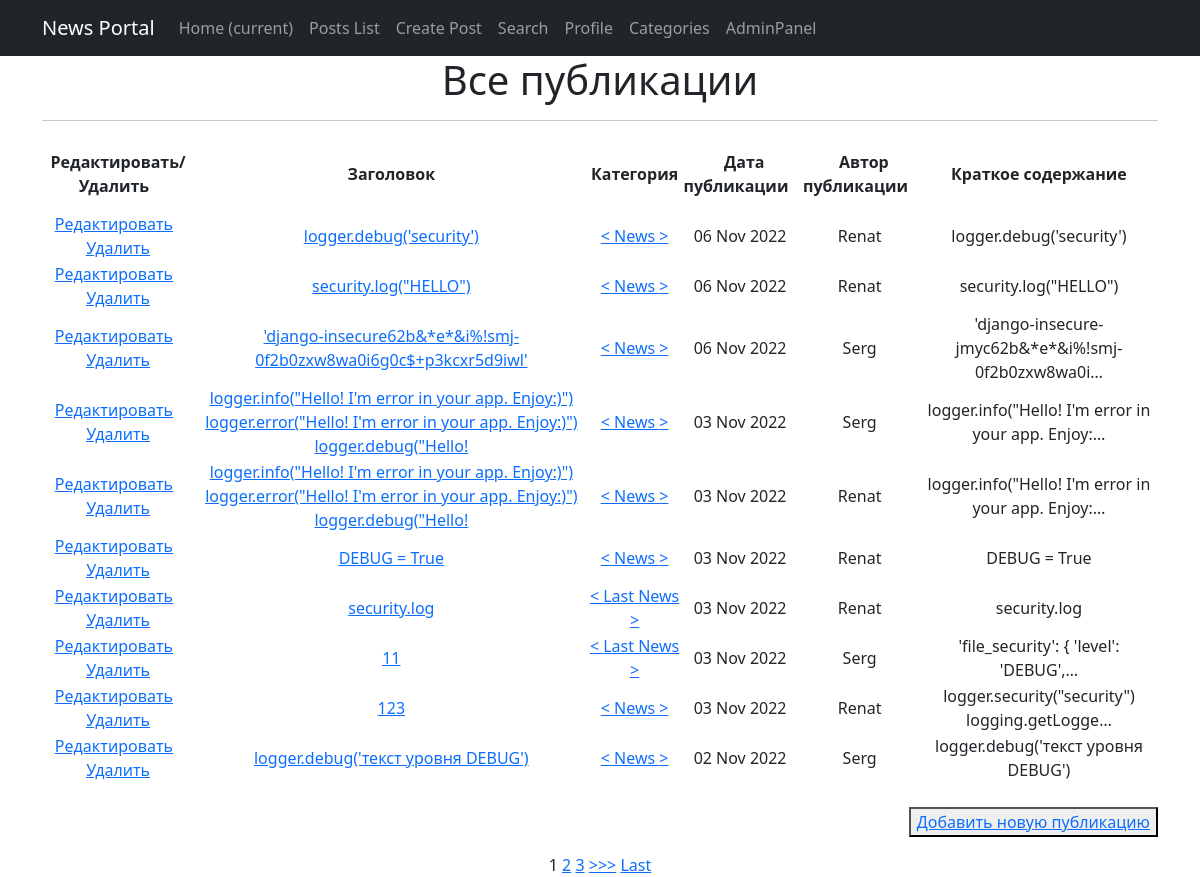
/posts/, run on the app's committed database.
### news/models.py (models this page shows, shortened)
class Post(models.Model):
    article = 'AR'
    news = 'NW'
    kind = [
        (article, 'Статья'),
        (news, 'Новость')
    ]
    author = models.ForeignKey(Author, on_delete=models.CASCADE)
    view = models.CharField(max_length=2, choices=kind, default=article)
    time_of_creation = models.DateTimeField(auto_now_add=True)
    post_category = models.ForeignKey(Category, on_delete=models.CASCADE, verbose_name='Категория(category)')
    title = models.CharField(max_length=128)
    text = models.TextField()
    post_rating = models.IntegerField(default=0)
    class Meta:
        verbose_name = 'Публикация'
        verbose_name_plural = 'Публикации'

class Category(models.Model):
    name = models.CharField(max_length=64, unique=True)
    subscribers = models.ManyToManyField(User, through='CategorySubscribers')
    class Meta:
        verbose_name = 'Категория'
        verbose_name_plural = 'Категории'
    def __str__(self):
        return f'{self.name}'

class Author(models.Model):
    author_user = models.OneToOneField(User, on_delete=models.CASCADE)
    author_rating = models.IntegerField(default=0)
    class Meta:
        verbose_name = 'Автор'
        verbose_name_plural = 'Авторы'
    def __str__(self):
        return f'{self.author_user}'

### news/views.py (the view)
# urls.py: path('', cache_page(60)(PostList.as_view()), name='posts'),  # т. к. сам по себе это класс,
class PostList(ListView):
    model = Post
    template_name = 'news/posts.html'
    context_object_name = 'posts'
    ordering = ['-id']  # задаем последовательность отображения по id
    paginate_by = 10  # задаем кол-во отображаемых объектов на странице

### news/templatetags/custom_filters.py (called while the page is built)
@register.filter(name='censor')
def censor(value):
    censor_list = ['мат']
    text = value.split()
    for word in text:
        if word.lower() in censor_list:
            value = value.replace(word, '[CENSORED]')
    return value

### templates/news/posts.html (shortened to what this page needs)
{% extends 'default.html' %}
{% load custom_filters %}
{% block content %}
  <h1>Все публикации</h1>
  <hr>
  {% if posts %}
      <table>
          <tr>
              <td>
                  <b> Редактировать/Удалить &nbsp  </b>
              </td>
              <td>
                  <b> &nbsp Заголовок &nbsp </b>
              </td>
              <td>
                  <b> &nbsp Категория &nbsp </b>
              </td>
              <td>
                  <b> &nbsp Дата публикации &nbsp </b>
              </td>
              <td>
                  <b> &nbsp Автор публикации &nbsp </b>
              </td>
              <td>
                  <b> &nbsp Краткое содержание &nbsp </b>
              </td>
          </tr>
      {% for post in posts %}
          <tr>
              <td>
                  <a href="{% url 'post_update' post.id %}"><u>Редактировать</u></a>  &nbsp
                  <a href="{% url 'post_delete' post.id %}"><u>Удалить</u></a>
              </td>
              <td>
                  <a href="{% url 'post_detail' post.id %}">{{ post.title|censor }}</a>
              </td>
              <td>
                  <a href="{% url 'category_subscription' post.post_category.id %}"> < {{ post.post_category }} > </a>
              </td>
              <td>
                  {{ post.time_of_creation|date:'d M Y'}}
              </td>
              <td>
                  {{ post.author }}
              </td>
              <td>
                  {{ post.text|truncatechars:50|censor }}
              </td>
          </tr>
      {% endfor %}
      </table>
      <br>
      <p align="right">
          <button><a href="{% url 'post_add' %}">Добавить новую публикацию</a></button> <br>
      </p>
      {% if is_paginated %}
          {% for num in page_obj.paginator.page_range %}
              {% if page_obj.number == num %}
                  <a>{{ num }}</a>
              {% elif num > page_obj.number|add:'-3' and num < page_obj.number|add:'3' %}
                  <a href="?page={{ num }}">{{ num }}</a>
              {% endif %}
          {% endfor %}
          {% if page_obj.has_next %}
              <a href="?page={{ page_obj.next_page_number }}">>>></a>
              <a href="?page={{ page_obj.paginator.num_pages }}">Last</a>
          {% endif %}
      {% endif %}
  {% else %}
      <h2>Публикаций нет!</h2>
  {% endif %}
{% endblock content %}

### templates/default.html (shortened to what this page needs)
<!DOCTYPE html>
<html lang="en">
    <head>
        {% load static %}
        {% load cache %}
        <link href="{% static 'css/styles.css'%}" rel="stylesheet" />
    </head>
    <body>
        {% cache 60 navbar %}
        <nav class="navbar navbar-expand-lg navbar-dark bg-dark static-top">
            <div class="container">
                <a class="navbar-brand" href="#">News Portal</a>
                <div class="collapse navbar-collapse" id="navbarResponsive">
                    <ul class="navbar-nav ml-auto">
                        <li class="nav-item active">
                            <a class="nav-link" href="/">Home
                                <span class="sr-only">(current)</span>
                            </a>
                        </li>
                        <li class="nav-item">
                            <a class="nav-link" href="/posts/">Posts List</a>
                        </li>
                        <li class="nav-item">
                            <a class="nav-link" href="/posts/add/">Create Post</a>
                        </li>
                        <li class="nav-item">
                            <a class="nav-link" href="/posts/search/">Search</a>
                        </li>
                        <li class="nav-item">
                            <a class="nav-link" href="/account/profile/">Profile</a>
                        </li>
                        <li class="nav-item">
                            <a class="nav-link" href="/posts/categories/">Categories</a>
                        </li>
                        <li class="nav-item">
                            <a class="nav-link" href="http://127.0.0.1:8000/admin">AdminPanel</a>
                        </li>
                    </ul>
                </div>
            </div>
        </nav>
        {% endcache %}
        <div class="container">
            <div class="row">
                <div class="col-lg-12 text-center">
                    {% block content %}{% endblock content %}
                </div>
            </div>
        </div>
    </body>
</html>

### data on the page
Post: title|censor "logger.debug('security')", post_category "News", time_of_creation "06 Nov 2022", author "Renat", text|censor "logger.debug('security')"
Post: title|censor "security.log(\"HELLO\")", post_category "News", time_of_creation "06 Nov 2022", author "Renat", text|censor "security.log(\"HELLO\")"
Post: title|censor "'django-insecure62b&*e*&i%!smj-0f2b0zxw8wa0i6g0c$+p3kcxr5d9iwl'", post_category "News", time_of_creation "06 Nov 2022", author "Serg", text|censor "'django-insecure-jmyc62b&*e*&i%!smj-0f2b0zxw8wa0i…"
Post: title|censor "logger.info(\"Hello! I'm error in your app. Enjoy:)\") logger.error(\"Hello! I'm error in your app. Enjoy:)\") logger.debug(\"Hello!", post_category "News", time_of_creation "03 Nov 2022", author "Serg", text|censor "logger.info(\"Hello! I'm error in your app. Enjoy:…"
Post: title|censor "logger.info(\"Hello! I'm error in your app. Enjoy:)\") logger.error(\"Hello! I'm error in your app. Enjoy:)\") logger.debug(\"Hello!", post_category "News", time_of_creation "03 Nov 2022", author "Renat", text|censor "logger.info(\"Hello! I'm error in your app. Enjoy:…"
Post: title|censor "DEBUG = True", post_category "News", time_of_creation "03 Nov 2022", author "Renat", text|censor "DEBUG = True"
Post: title|censor "security.log", post_category "Last News", time_of_creation "03 Nov 2022", author "Renat", text|censor "security.log"
Post: title|censor "11", post_category "Last News", time_of_creation "03 Nov 2022", author "Serg", text|censor "'file_security': { 'level': 'DEBUG',…"
Post: title|censor "123", post_category "News", time_of_creation "03 Nov 2022", author "Renat", text|censor "logger.security(\"security\") logging.getLogge…"
Post: title|censor "logger.debug('текст уровня DEBUG')", post_category "News", time_of_creation "02 Nov 2022", author "Serg", text|censor "logger.debug('текст уровня DEBUG')"

### other printed values
{{ num }} "1"
{{ num }} "2" "3"
